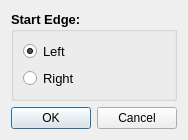
<?xml version="1.0" encoding="UTF-8"?>
<ui version="4.0">
 <class>start_edge</class>
 <widget class="QDialog" name="start_edge">
  <property name="geometry">
   <rect>
    <x>0</x>
    <y>0</y>
    <width>146</width>
    <height>120</height>
   </rect>
  </property>
  <property name="windowTitle">
   <string>Start Edge</string>
  </property>
  <layout class="QGridLayout" name="gridLayout_2">
   <item row="0" column="0">
    <layout class="QVBoxLayout" name="verticalLayout_3">
     <item>
      <layout class="QHBoxLayout" name="horizontalLayout" stretch="1">
       <item>
        <widget class="QGroupBox" name="gb_start_edge">
         <property name="font">
          <font>
           <pointsize>10</pointsize>
           <weight>75</weight>
           <bold>true</bold>
          </font>
         </property>
         <property name="title">
          <string>Start Edge:</string>
         </property>
         <layout class="QGridLayout" name="gridLayout">
          <item row="0" column="0">
           <layout class="QVBoxLayout" name="verticalLayout">
            <item>
             <widget class="QRadioButton" name="rb_left">
              <property name="font">
               <font>
                <pointsize>10</pointsize>
                <weight>50</weight>
                <bold>false</bold>
               </font>
              </property>
              <property name="text">
               <string>Left</string>
              </property>
              <property name="checked">
               <bool>true</bool>
              </property>
             </widget>
            </item>
            <item>
             <widget class="QRadioButton" name="rb_right">
              <property name="font">
               <font>
                <pointsize>10</pointsize>
                <weight>50</weight>
                <bold>false</bold>
               </font>
              </property>
              <property name="text">
               <string>Right</string>
              </property>
             </widget>
            </item>
           </layout>
          </item>
         </layout>
        </widget>
       </item>
      </layout>
     </item>
     <item>
      <widget class="QDialogButtonBox" name="buttonBox">
       <property name="orientation">
        <enum>Qt::Horizontal</enum>
       </property>
       <property name="standardButtons">
        <set>QDialogButtonBox::Cancel|QDialogButtonBox::Ok</set>
       </property>
      </widget>
     </item>
    </layout>
   </item>
  </layout>
 </widget>
 <resources/>
 <connections>
  <connection>
   <sender>buttonBox</sender>
   <signal>accepted()</signal>
   <receiver>start_edge</receiver>
   <slot>accept()</slot>
   <hints>
    <hint type="sourcelabel">
     <x>248</x>
     <y>254</y>
    </hint>
    <hint type="destinationlabel">
     <x>157</x>
     <y>274</y>
    </hint>
   </hints>
  </connection>
  <connection>
   <sender>buttonBox</sender>
   <signal>rejected()</signal>
   <receiver>start_edge</receiver>
   <slot>reject()</slot>
   <hints>
    <hint type="sourcelabel">
     <x>316</x>
     <y>260</y>
    </hint>
    <hint type="destinationlabel">
     <x>286</x>
     <y>274</y>
    </hint>
   </hints>
  </connection>
 </connections>
</ui>
